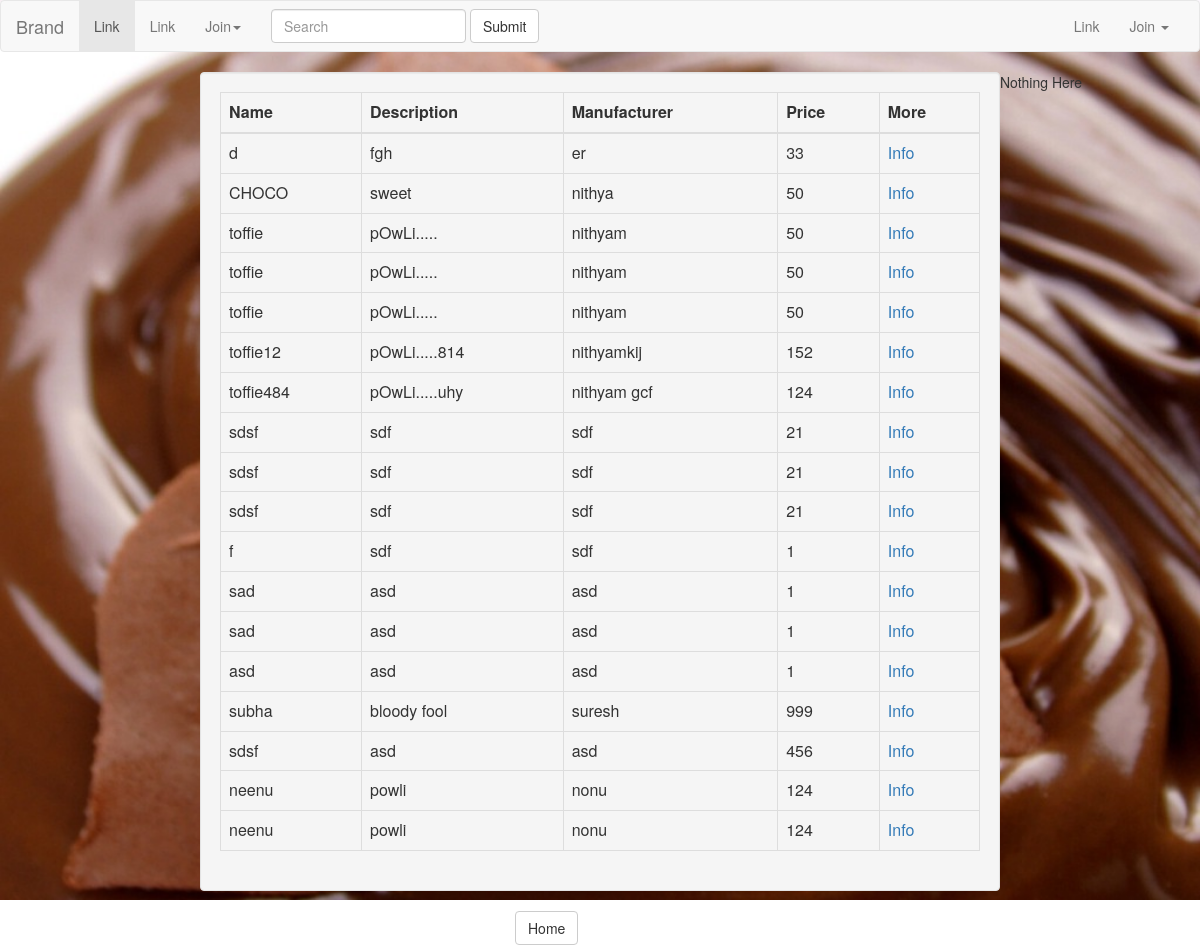
The app's page /, older data.
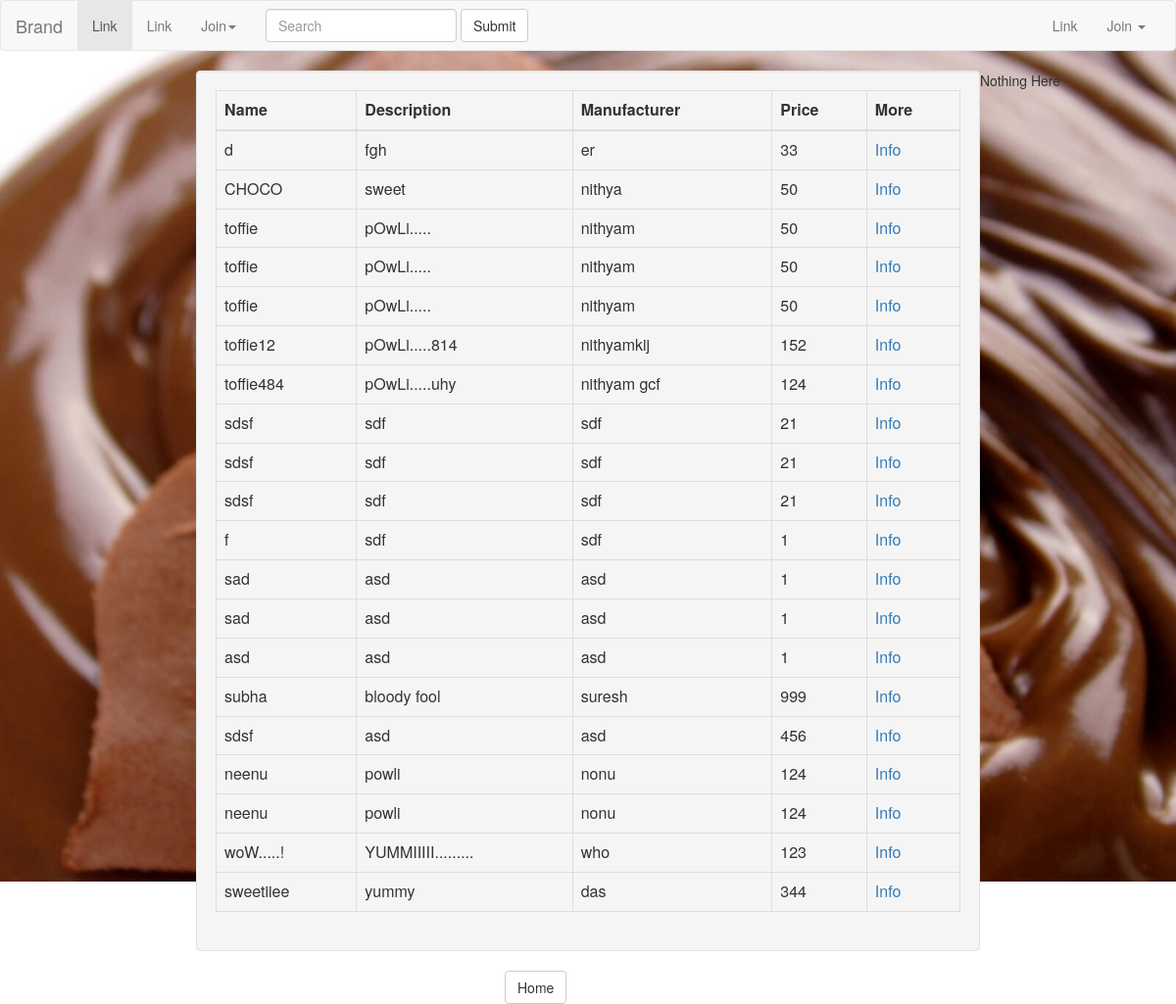
The same page, newer data.
### register/models.py (models this page shows)
class Chocolate(models.Model):
    id = models.AutoField(primary_key=True)
    name = models.CharField(_('Chocolate Name'), max_length=100, blank=True)
    description = models.CharField(_('Chocolate Description'), max_length=1000, blank=True)
    manufacturer = models.CharField(_('Chocolate Manufacturer'), max_length=100, blank=True)
    price = models.IntegerField(_('Chocolate Price'),
                                validators=[MaxValueValidator(1000), MinValueValidator(0)],
                                help_text=_('4 digits maximum'), blank=True, null=True)

### register/views.py (the view)
# urls.py: 2. Add a URL to urlpatterns:  url(r'^$', Home.as_view(), name='home')
class Home(ListView):
    template_name="index.html"
    def get_queryset(self):
        return Chocolate.objects.all()

### mysite/templates/index.html (shortened to what this page needs)
{% load staticfiles %}
<html xmlns="http://www.w3.org/1999/html">
<head>
    <link rel="stylesheet" href="{%  static 'css/bootstrap.min.css' %}">
    <link rel="stylesheet" href="{%  static 'css/bootstrap.min.css' %}"integrity="sha384-fLW2N01lMqjakBkx3l/M9EahuwpSfeNvV63J5ezn3uZzapT0u7EYsXMjQV+0En5r">
</head>
<body style="background-image: url({% static "images/coco.jpg" %});background-repeat:no-repeat;background-size:100%;height: 140px;display:block;padding:0 !important;margin:0;" >
<body>
<nav class="navbar navbar-default">
    <div class="container-fluid">
        <div class="navbar-header">
            <a class="navbar-brand" href="#">Brand</a>
        </div>
        <div class="collapse navbar-collapse" id="bs-example-navbar-collapse-1">
            <ul class="nav navbar-nav">
                <li class="active"><a href="#">Link <span class="sr-only">(current)</span></a></li>
                <li><a href="#">Link</a></li>
                <li class="dropdown">
                    <a href="#" class="dropdown-toggle" data-toggle="dropdown" role="button" aria-haspopup="true" aria-expanded="false">Join<span class="caret"></span></a>
                </li>
            </ul>
            <form class="navbar-form navbar-left" role="search">
                <div class="form-group">
                    <input type="text" class="form-control" placeholder="Search">
                </div>
                <button type="submit" class="btn btn-default">Submit</button>
            </form>
            <ul class="nav navbar-nav navbar-right">
                <li><a href="#">Link</a></li>
                <li class="dropdown">
                    <a href="#" class="dropdown-toggle" data-toggle="dropdown" role="button" aria-haspopup="true" aria-expanded="false">Join <span class="caret"></span></a>
                </li>
            </ul>
        </div>
    </div>
</nav>
<div class="col-md-8 col-md-offset-2 well">
    <table class="table table-hover table-bordered table-responsive">
        <thead>
        <tr>
            <th>
                Name
            </th>
            <th>
                Description
            </th>
            <th>
                Manufacturer
            </th>
            <th>
                Price
            </th>
            <th>
                More
            </th>
        </tr>
        </thead>
        <tbody>
        {% for item in object_list %}
            <tr>
                <td> {{ item.name }} </td>
                <td> {{ item.description }}</td>
                <td> {{ item.manufacturer }}</td>
                <td> {{ item.price }}</td>
                <td> <a href="{% url 'chocolate_info' item.id %}">Info</a> </td>
            </tr>
        {% endfor %}
        </tbody>
    </table>
</div>
{%  if user.is_anonymous %}
    Nothing Here
{% else %}
    <div class="col-md-6 col-md-offset-5">
        <a href="{% url 'Add_chocolate' %}">
            <button type="submit" class="btn btn-default">Add Chocolate</button>
        </a>
    </div>
{% endif %}
<div class="col-md-6 col-md-offset-5">
    <a href="{% url 'home' %}">
        <button type="submit" class="btn btn-default">Home</button>
    </a>
</div>
</body>
</html>

Row changes from the older to the newer data that the page shows:
added Chocolate: name "woW.....!", description "YUMMIIIII.........", manufacturer "who", price "123"
added Chocolate: name "sweetiiee", description "yummy", manufacturer "das", price "344"
